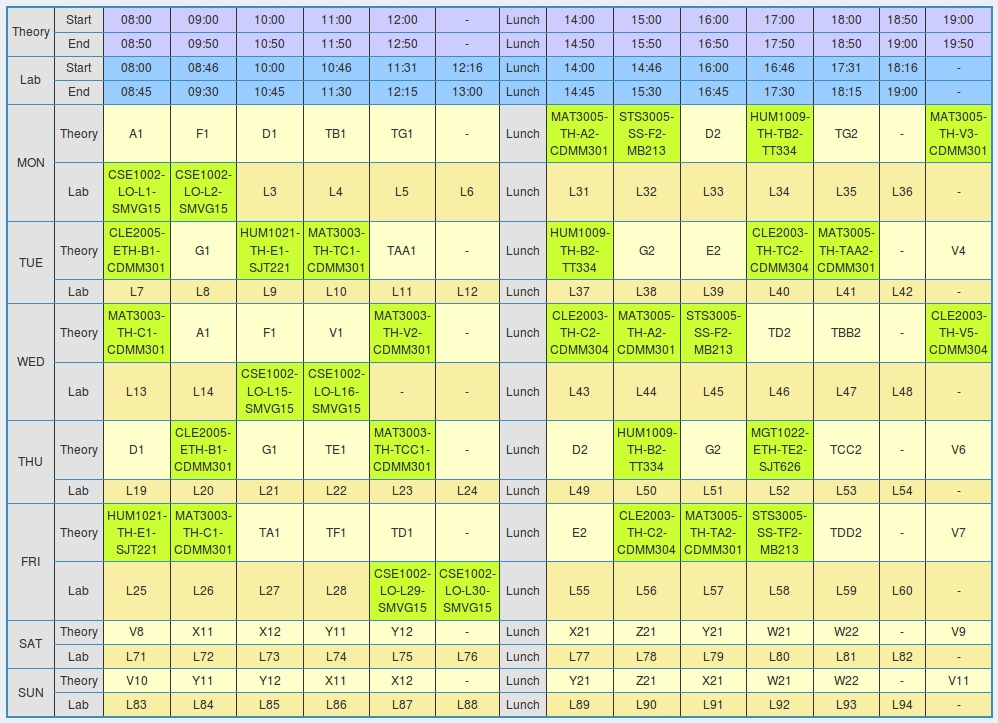
#> input picture example_timetable.jpg, 998 x 723 px
$ python preproc_beta.py
#> lines starting #> are read from the running program, lines starting #| are printed output that depends on the picture
from PIL import Image

im = Image.open(input("Enter file path: "))
#> the answer given: ../example_timetable.jpg
#> im is the input picture: PIL image 998x723 RGB; mean R, G, B 216.4, 226.7, 172.1

def dist(f, t):
	return int((abs(f[0]-t[0])**2 + abs(f[1]-t[1])**2 + abs(f[2]-t[2]))**0.5)

d = im.size
#> d = (998, 723)
out = Image.new('RGB', d, (255,255,255))
#> out: PIL image 998x723 RGB; every value is 255
r = 190
for i in range(d[0]):
	for j in range(d[1]):
		p = im.getpixel((i,j))
		if p[0] <= 200 and p[1] <= 200 and p[2] <= 200: #preprocessing 1
			out.putpixel((i,j), (0,0,0))
		elif p[1] > 200 and p[2] > 200 and p[2] >= p[1]: #preprocessing 2
			out.putpixel((i,j), (0,0,200))
		else: #preprocessing 3 (monotonizing 2)
			dg = dist((203,254,51), p)
			dy = dist((255,255,204), p)
			if dg < dy:
				out.putpixel((i,j), (0,255,0))
			else:
				out.putpixel((i,j), (255,255,0))
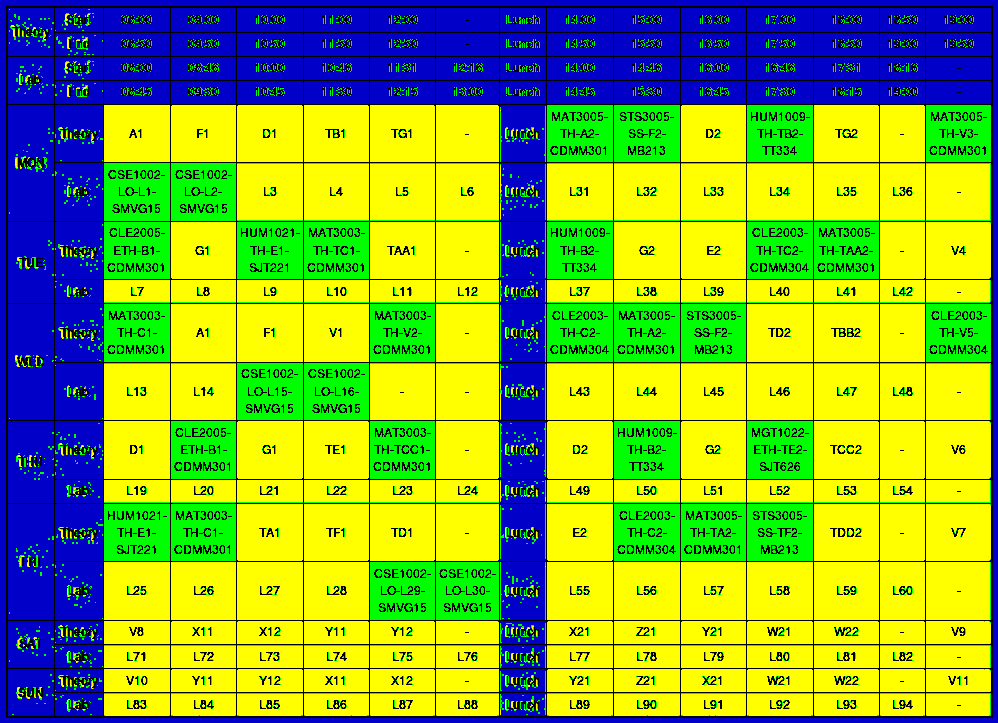
#> out: PIL image 998x723 RGB; mean R, G, B 128.2, 170.5, 47.3


out.rotate(180).save("ttpxt.png")
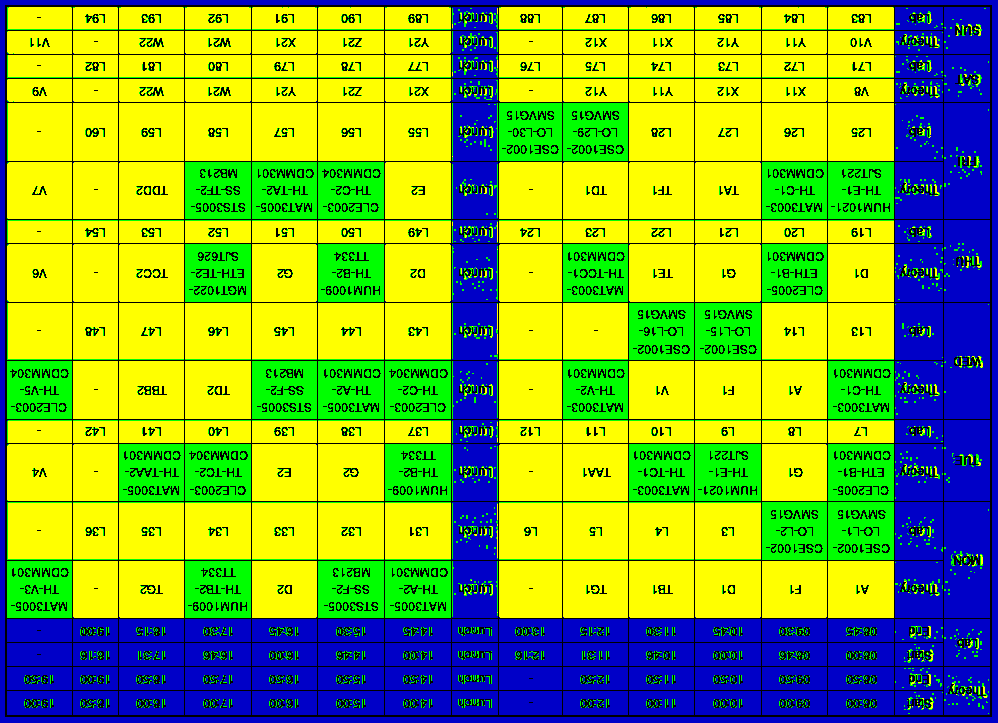
#> saved as ttpxt.png: PIL image 998x723 RGB; mean R, G, B 128.2, 170.5, 47.3

$ run again, on dead_tt.jpg
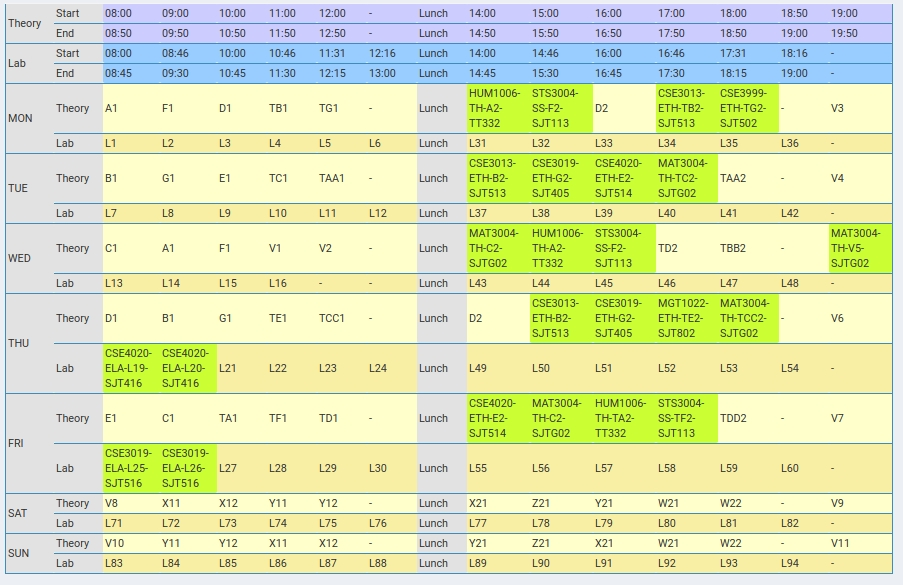
#> input picture dead_tt.jpg, 903 x 585 px
#> im is the input picture: PIL image 903x585 RGB; mean R, G, B 220.7, 230.2, 179.8
#> after the loop `for i in range(d[0]):`:
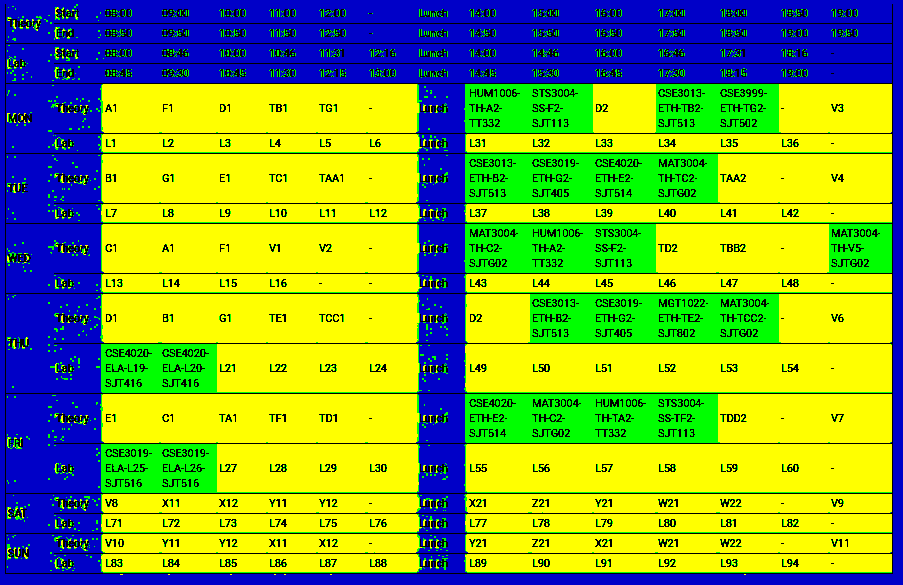
#> out: PIL image 903x585 RGB; mean R, G, B 129, 166.8, 53.3
#> `out.rotate(180).save("ttpxt.png")`:
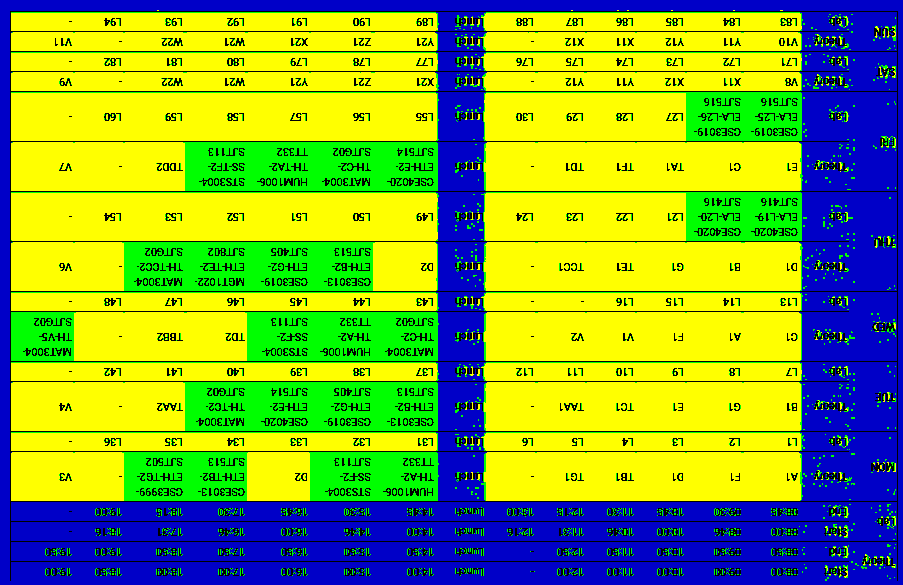
#> saved as ttpxt.png: PIL image 903x585 RGB; mean R, G, B 129, 166.8, 53.3

$ run again, on ok_tt.jpg
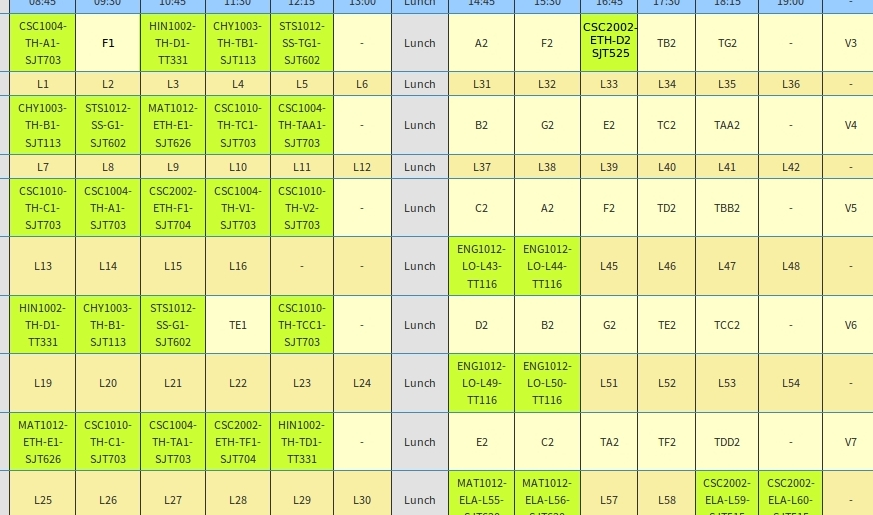
#> input picture ok_tt.jpg, 873 x 515 px
#> im is the input picture: PIL image 873x515 RGB; mean R, G, B 223.4, 235.3, 152.9
#> after the loop `for i in range(d[0]):`:
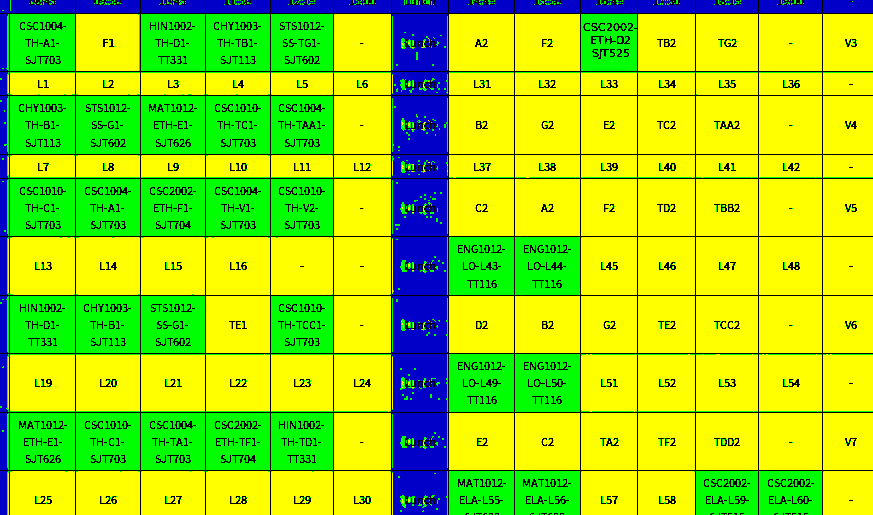
#> out: PIL image 873x515 RGB; mean R, G, B 152.8, 215.5, 16.5
#> `out.rotate(180).save("ttpxt.png")`:
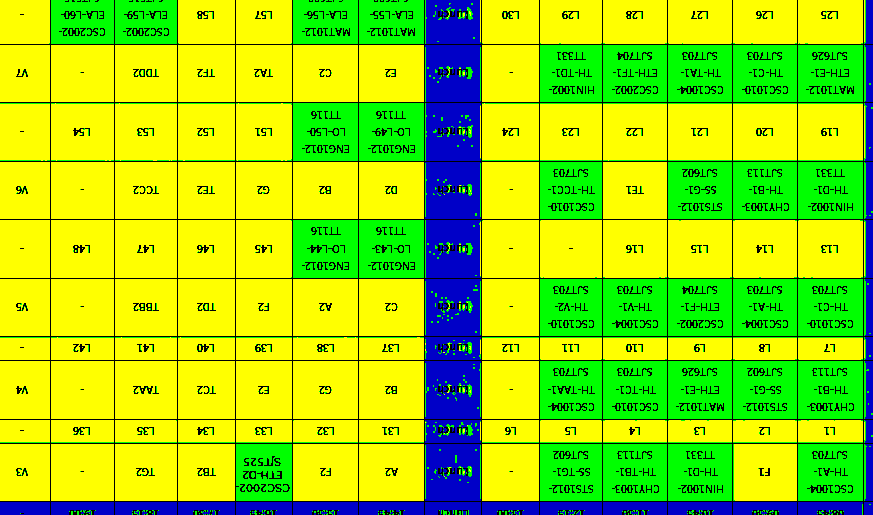
#> saved as ttpxt.png: PIL image 873x515 RGB; mean R, G, B 152.8, 215.5, 16.5

$ run again, on minimum.png
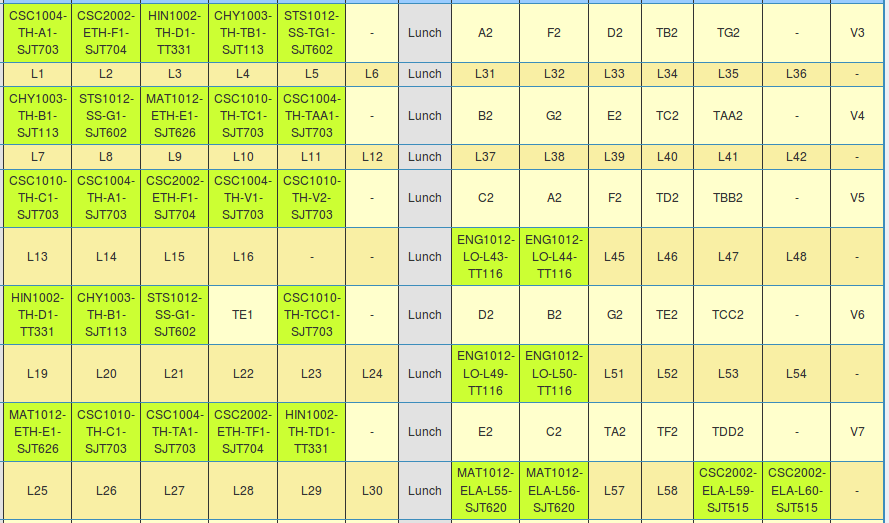
#> input picture minimum.png, 889 x 523 px
#> im is the input picture: PIL image 889x523 RGBA; mean R, G, B, A 223.3, 234.7, 148.1, 255
#> after the loop `for i in range(d[0]):`:
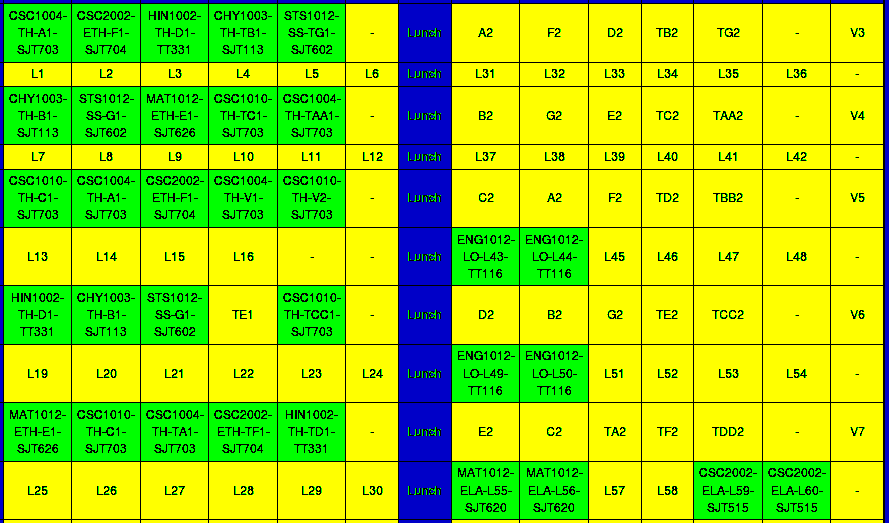
#> out: PIL image 889x523 RGB; mean R, G, B 155.6, 217.6, 13.4
#> `out.rotate(180).save("ttpxt.png")`:
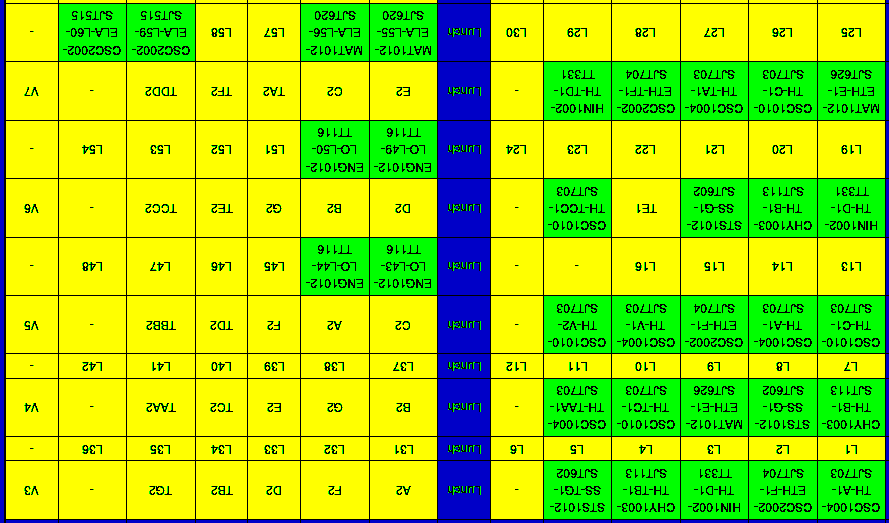
#> saved as ttpxt.png: PIL image 889x523 RGB; mean R, G, B 155.6, 217.6, 13.4
